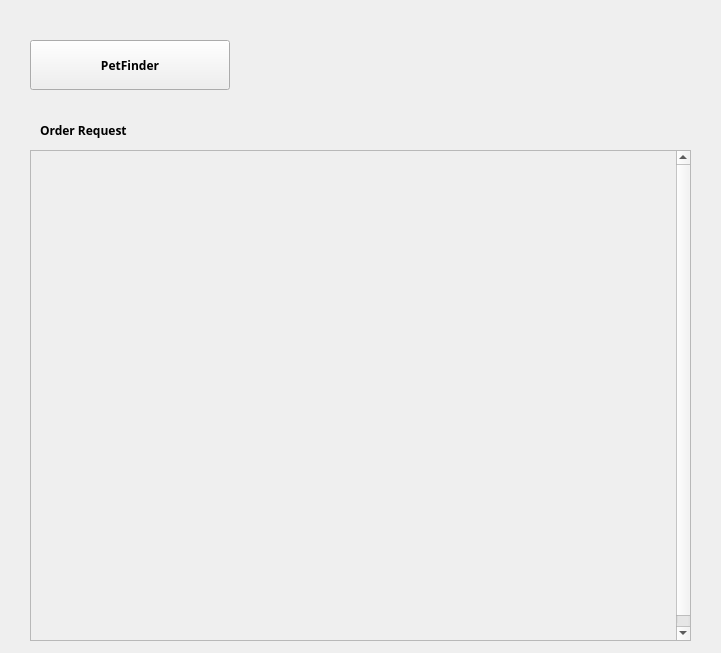
<?xml version="1.0" encoding="UTF-8"?>
<ui version="4.0">
 <class>employeeorder</class>
 <widget class="QWidget" name="employeeorder">
  <property name="geometry">
   <rect>
    <x>0</x>
    <y>0</y>
    <width>721</width>
    <height>653</height>
   </rect>
  </property>
  <property name="windowTitle">
   <string>Form</string>
  </property>
  <widget class="QLabel" name="label">
   <property name="geometry">
    <rect>
     <x>40</x>
     <y>110</y>
     <width>131</width>
     <height>41</height>
    </rect>
   </property>
   <property name="font">
    <font>
     <family>Adobe Gothic Std</family>
     <weight>75</weight>
     <bold>true</bold>
    </font>
   </property>
   <property name="text">
    <string>Order Request</string>
   </property>
  </widget>
  <widget class="QToolButton" name="toolButton_home">
   <property name="geometry">
    <rect>
     <x>30</x>
     <y>40</y>
     <width>200</width>
     <height>50</height>
    </rect>
   </property>
   <property name="minimumSize">
    <size>
     <width>200</width>
     <height>0</height>
    </size>
   </property>
   <property name="maximumSize">
    <size>
     <width>200</width>
     <height>50</height>
    </size>
   </property>
   <property name="font">
    <font>
     <family>Adobe Gothic Std</family>
     <weight>75</weight>
     <bold>true</bold>
    </font>
   </property>
   <property name="text">
    <string>PetFinder</string>
   </property>
   <property name="icon">
    <iconset resource="../project/Resources.qrc">
     <normaloff>:/imgs/CommunityIcons_home.png</normaloff>:/imgs/CommunityIcons_home.png</iconset>
   </property>
   <property name="iconSize">
    <size>
     <width>50</width>
     <height>50</height>
    </size>
   </property>
   <property name="toolButtonStyle">
    <enum>Qt::ToolButtonTextBesideIcon</enum>
   </property>
  </widget>
  <widget class="QScrollArea" name="scrollArea">
   <property name="geometry">
    <rect>
     <x>30</x>
     <y>150</y>
     <width>661</width>
     <height>491</height>
    </rect>
   </property>
   <property name="widgetResizable">
    <bool>true</bool>
   </property>
   <widget class="QWidget" name="scrollAreaWidgetContents">
    <property name="geometry">
     <rect>
      <x>0</x>
      <y>0</y>
      <width>645</width>
      <height>500</height>
     </rect>
    </property>
    <property name="minimumSize">
     <size>
      <width>0</width>
      <height>500</height>
     </size>
    </property>
    <property name="baseSize">
     <size>
      <width>0</width>
      <height>0</height>
     </size>
    </property>
   </widget>
  </widget>
 </widget>
 <resources>
  <include location="../project/Resources.qrc"/>
 </resources>
 <connections/>
</ui>
